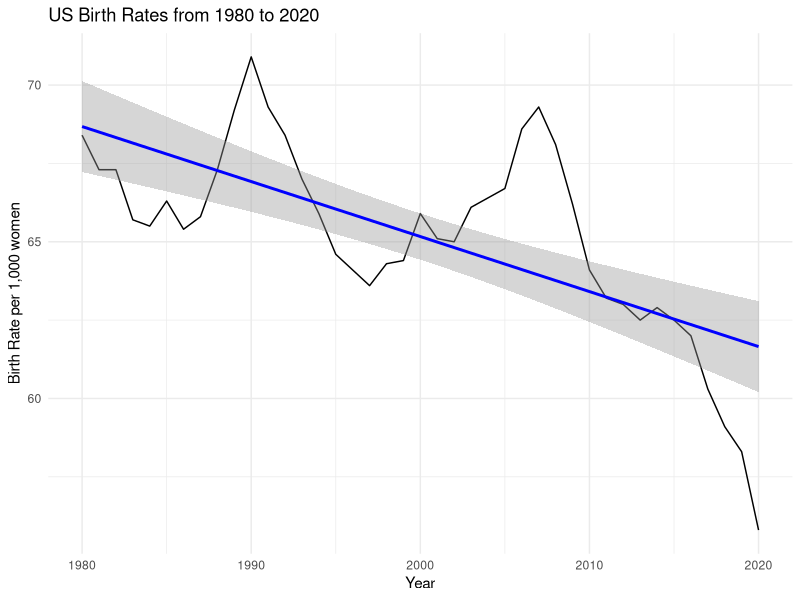
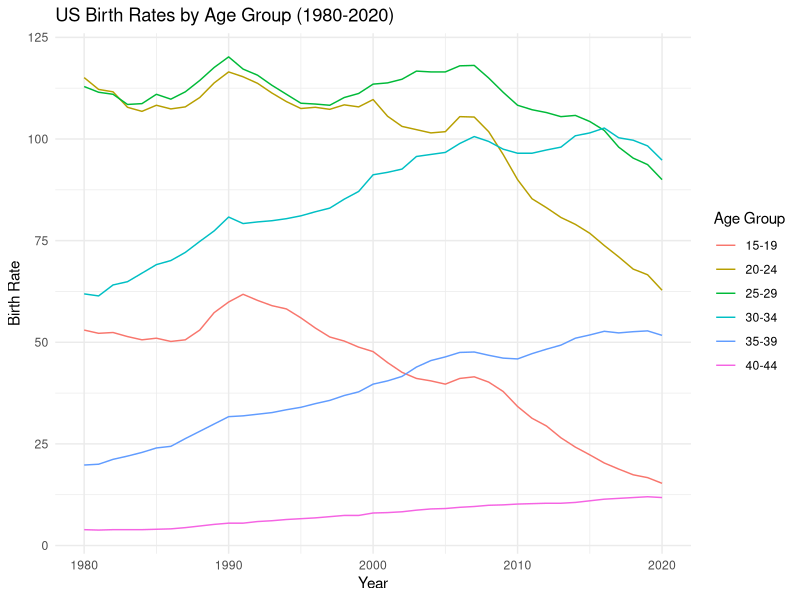
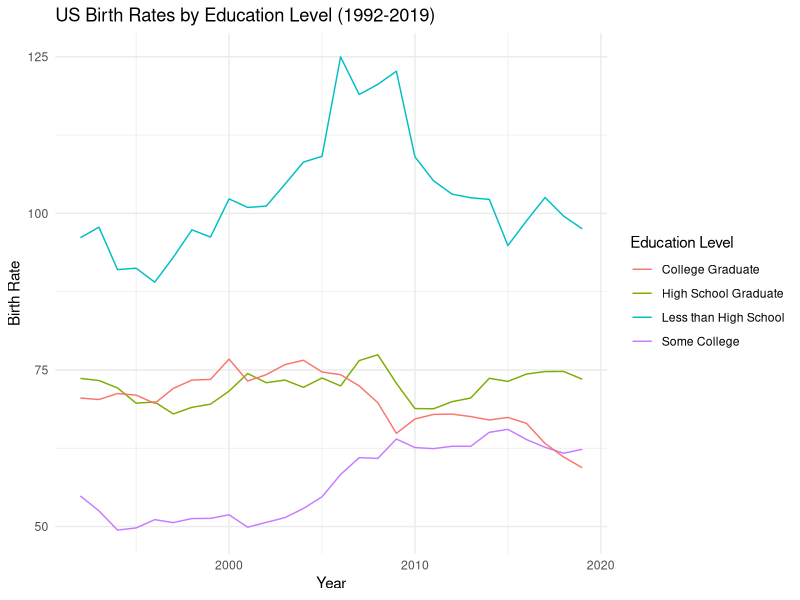
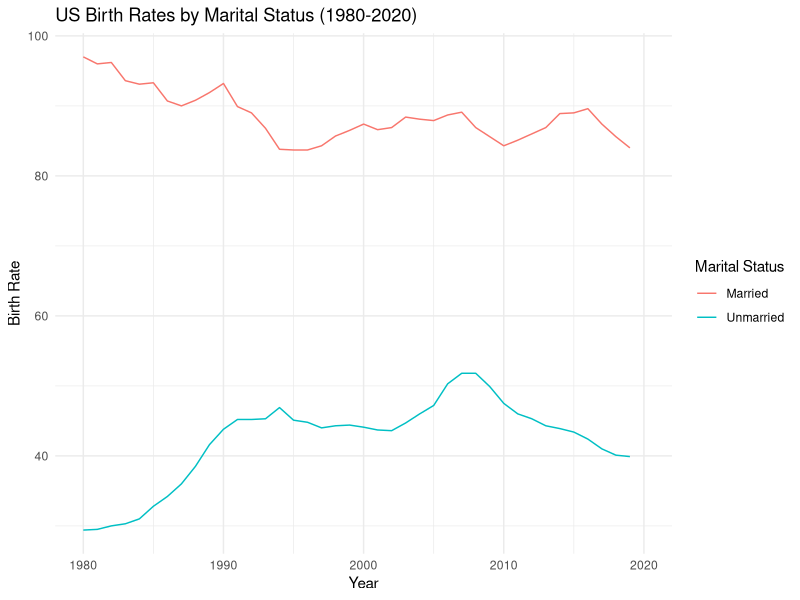
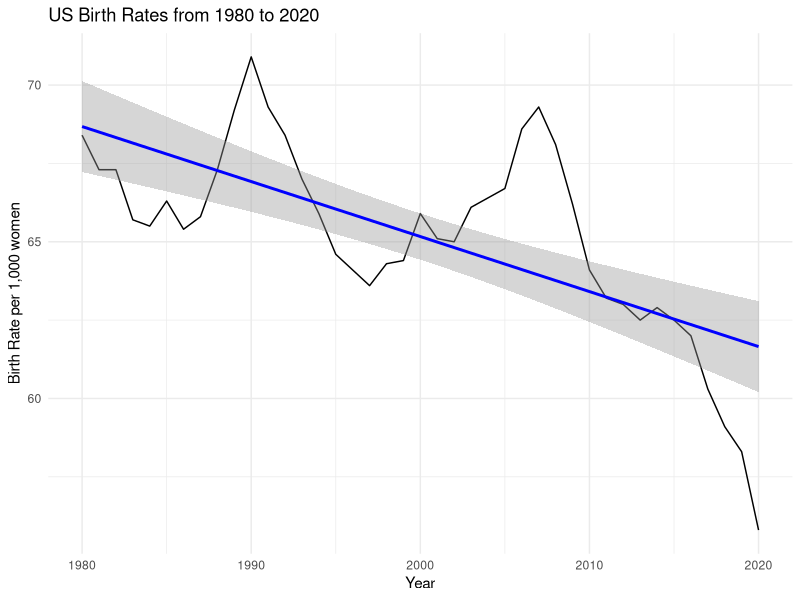
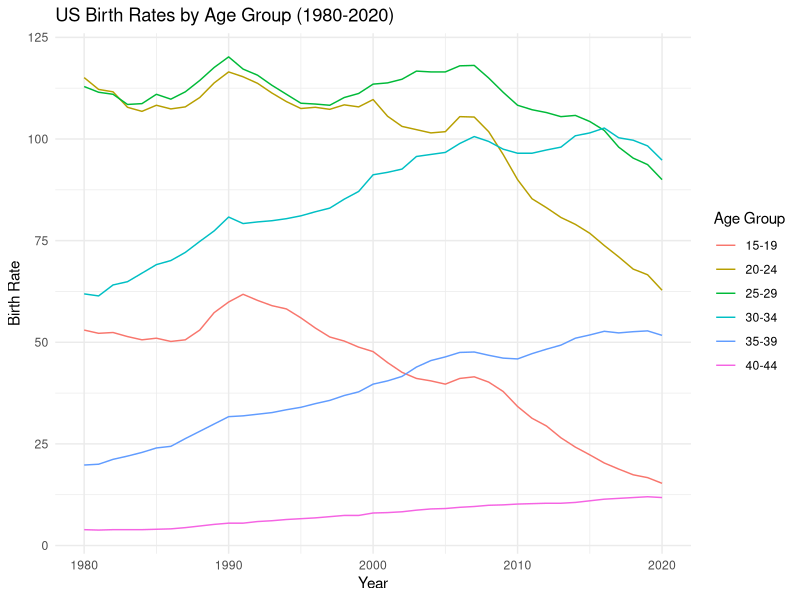
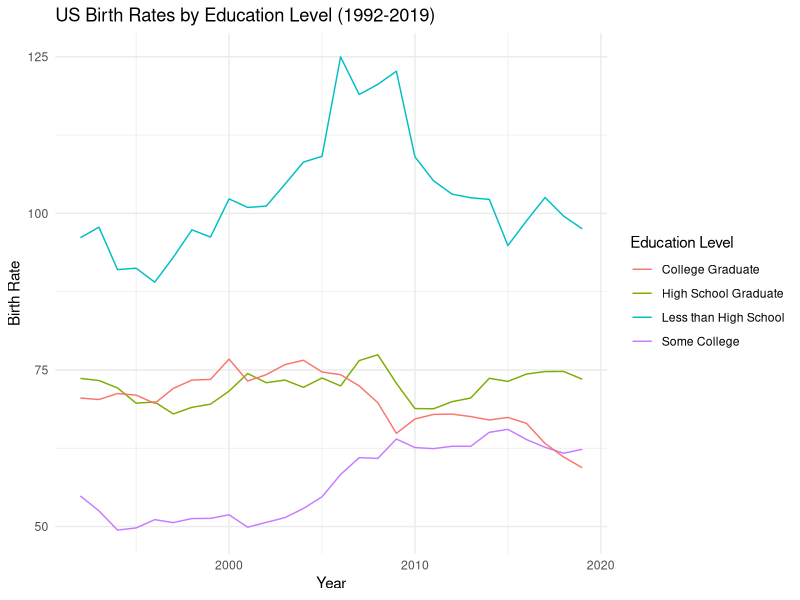
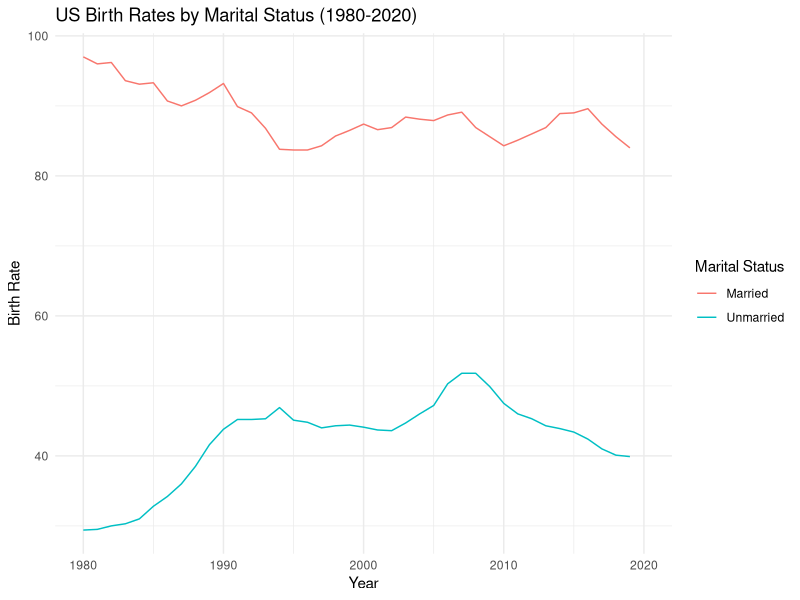

Write the R code that produced these figures, in order.
#### Preamble ####
# Purpose: Generates the figures used in the paper
# Author:  Alexander Guarasci, Jagpreet Singh & Jacob Gilbert
# Date: 14 February 2023
# Contact: alexander.guarasci@mail.utoronto.com, j.gilbert@mail.utoronto.ca & jagpreetsingh.singh@mail.utoronto.ca
# License: MIT
# Pre-requisites: Need to have data downloaded



#### Workspace setup ####
library(tidyverse)
library(ggplot2)

#### Read data ####

### Figure 1 ####
# Read cleaned data for fig-1
data <- read.csv(here::here("inputs/data/fig_1.csv"))

# Fig-1 line graph and linear regression
ggplot(data, aes(x = year, y = brate_all)) +
    geom_line() +
    theme_minimal() +
    labs(title = "US Birth Rates from 1980 to 2020",
         x = "Year",
         y = "Birth Rate per 1,000 women") + 
  geom_smooth(method = "lm", aes(group = 1), color = "blue")

# Save graph
ggsave(file.path("outputs/figures", "fig_1.pdf"), width = 10, height = 6)

### Figure 2 ###
# Read cleaned data for figure 2
data <- read.csv(here::here("inputs/data/fig_4.csv"))
# Creates line graph
ggplot() + 
    geom_line(data = data, aes(x = year, y = brate_1519, color = "15-19")) +
    geom_line(data = data, aes(x = year, y = brate_2024, color = "20-24")) +
    geom_line(data = data, aes(x = year, y = brate_2529, color = "25-29")) +
    geom_line(data = data, aes(x = year, y = brate_3034, color = "30-34")) +
    geom_line(data = data, aes(x = year, y = brate_3539, color = "35-39")) +
    geom_line(data = data, aes(x = year, y = brate_4044, color = "40-44")) +
    theme_minimal() +
    labs(title = "US Birth Rates by Age Group (1980-2020)",
         x = "Year",
         y = "Birth Rate",
         color = "Age Group")
# Save graph
ggsave(file.path("outputs/figures", "fig_2.pdf"), width = 10, height = 6)

### figure 3 ###
# Read cleaned data for fig 2
data <- read.csv(here::here("inputs/data/fig_5.csv"))
# Create line graph for birth rates based on education level 
ggplot() + 
    geom_line(data = data, aes(x = year, y = brate_lesshs, color = "Less than High School")) +
    geom_line(data = data, aes(x = year, y = brate_hsgrad, color = "High School Graduate")) +
    geom_line(data = data, aes(x = year, y = brate_somecoll, color = "Some College")) +
    geom_line(data = data, aes(x = year, y = brate_colgrad, color = "College Graduate")) +
    theme_minimal() +
    labs(title = "US Birth Rates by Education Level (1992-2019)",
         x = "Year",
         y = "Birth Rate",
         color = "Education Level")
# Save Graph
ggsave(file.path("outputs/figures", "fig_3.pdf"), width = 10, height = 6)


### Figure 4 ###
# Read cleaned data for figure 4
data <- read.csv(here::here("inputs/data/fig_2e.csv"))
#create line graph from data based on marital status
ggplot(data, aes(x = year)) + 
    geom_line(aes(y = brate_married, color = "Married")) +
    geom_line(aes(y = brate_unmarried, color = "Unmarried")) +
    theme_minimal() +
    labs(title = "US Birth Rates by Marital Status (1980-2020)",
         x = "Year",
         y = "Birth Rate",
         color = "Marital Status")
# Save graph
ggsave(file.path("outputs/figures", "fig_4.pdf"), width = 10, height = 6)

